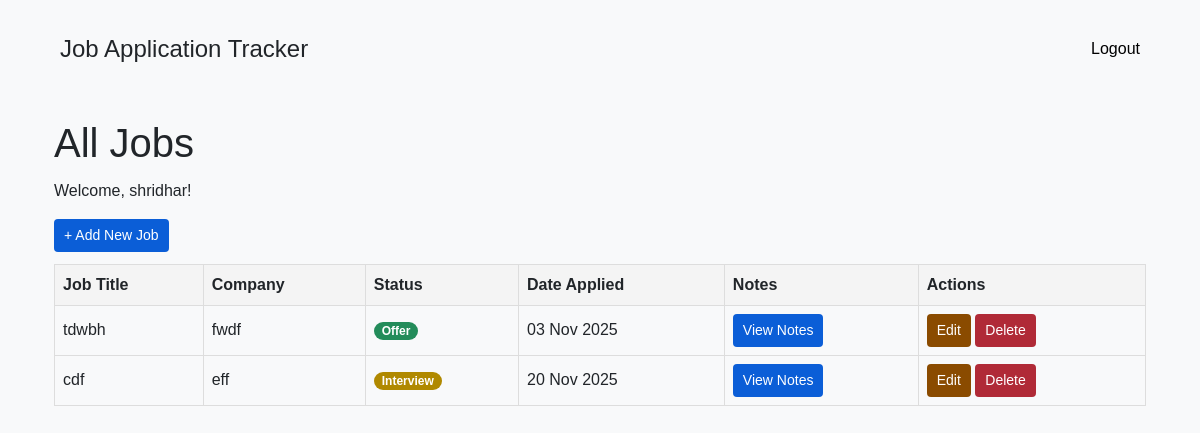
The page /jobs/ (signed in) on the database its author committed.
### jobs/models.py (models this page shows, shortened)
class Job(models.Model):
    STATUS_CHOICES = [
        ('Applied', 'Applied'),
        ('Interview', 'Interview'),
        ('Offer', 'Offer'),
        ('Rejected', 'Rejected'),
        ('Wishlist', 'Wishlist'),
    ]
    user = models.ForeignKey(User, on_delete=models.CASCADE, null=True, blank=True)
    title = models.CharField(max_length=200)
    company = models.CharField(max_length=200)
    status = models.CharField(max_length=50, choices=STATUS_CHOICES, default='Applied')
    date_applied = models.DateField(null=True, blank=True)
    notes = models.TextField(blank=True)
    created_at = models.DateTimeField(auto_now_add=True)
    updated_at = models.DateTimeField(auto_now=True)

### jobs/views.py (the view)
# urls.py: path('', views.job_list, name='job_list'),
@login_required
@never_cache
def job_list(request):
    jobs = Job.objects.filter(user=request.user)  # only show jobs for logged-in user
    return render(request, 'jobs/job_list.html', {'jobs': jobs})

### jobs/templates/jobs/job_list.html (shortened to what this page needs)
{% extends "base.html" %}
{% block content %}
<div class="container py-4">
    <h1>All Jobs</h1>
    <p>Welcome, {{ user.username }}!</p>
    <a href="{% url 'add_job' %}" class="btn btn-add">+ Add New Job</a>
    {% if jobs %}
    <table>
        <thead>
            <tr>
                <th>Job Title</th>
                <th>Company</th>
                <th>Status</th>
                <th>Date Applied</th>
                <th>Notes</th>
                <th>Actions</th>
            </tr>
        </thead>
        <tbody>
            {% for job in jobs %}
            <tr>
                <td>{{ job.title }}</td>
                <td>{{ job.company }}</td>
                <td><span class="badge {{ job.status }}">{{ job.status }}</span></td>
                <td>
                    {% if job.date_applied %}
                        {{ job.date_applied|date:"d M Y" }}
                    {% else %} — {% endif %}
                </td>
                <td>
                    {% if job.notes %}
                        <button
                            class="btn btn-add"
                            onclick="showNotes('{{ job.notes|escapejs }}')"
                            aria-label="View notes for {{ job.title }}">
                            View Notes
                        </button>
                    {% else %}
                        —
                    {% endif %}
                </td>
                <td>
                    <a href="{% url 'edit_job' job.id %}" class="btn btn-edit">Edit</a>
                    <a href="{% url 'delete_job' job.id %}" class="btn btn-delete">Delete</a>
                </td>
            </tr>
            {% endfor %}
        </tbody>
    </table>
    {% else %}
        <p>No jobs found. Start by adding one.</p>
    {% endif %}
</div>
{% endblock %}

### templates/base.html (style rules this page uses)
body { background: #f8f9fa; }

### jobs/templates/jobs/job_list.html (style rules this page uses)
body { font-family: Arial, sans-serif; margin: 20px; }
h1 { margin-bottom: 12px; }
table { width: 100%; border-collapse: collapse; margin-top: 12px; }
th, td { border: 1px solid #ddd; padding: 8px; text-align: left; }
th { background: #f4f4f4; }
.btn { padding: 6px 10px; text-decoration: none; border-radius: 4px; font-size: 14px; display: inline-block; cursor: pointer; border: none; }
.btn-add { background: #0b5ed7; color: #ffffff; }
.btn-edit { background: #8a4b00; color: #ffffff; }
.btn-delete { background: #b02a37; color: #ffffff; }
.badge { padding: 3px 8px; border-radius: 10px; font-size: 12px; color: #fff; }
.Interview { background: #b08900; }
.Offer { background: #238c5a; }

### rows shown on the page
Job: title "tdwbh", company "fwdf", status "Offer", date_applied "03 Nov 2025"
Job: title "cdf", company "eff", status "Interview", date_applied "20 Nov 2025"

### other values the page prints
{{ user.username }} "shridhar"
